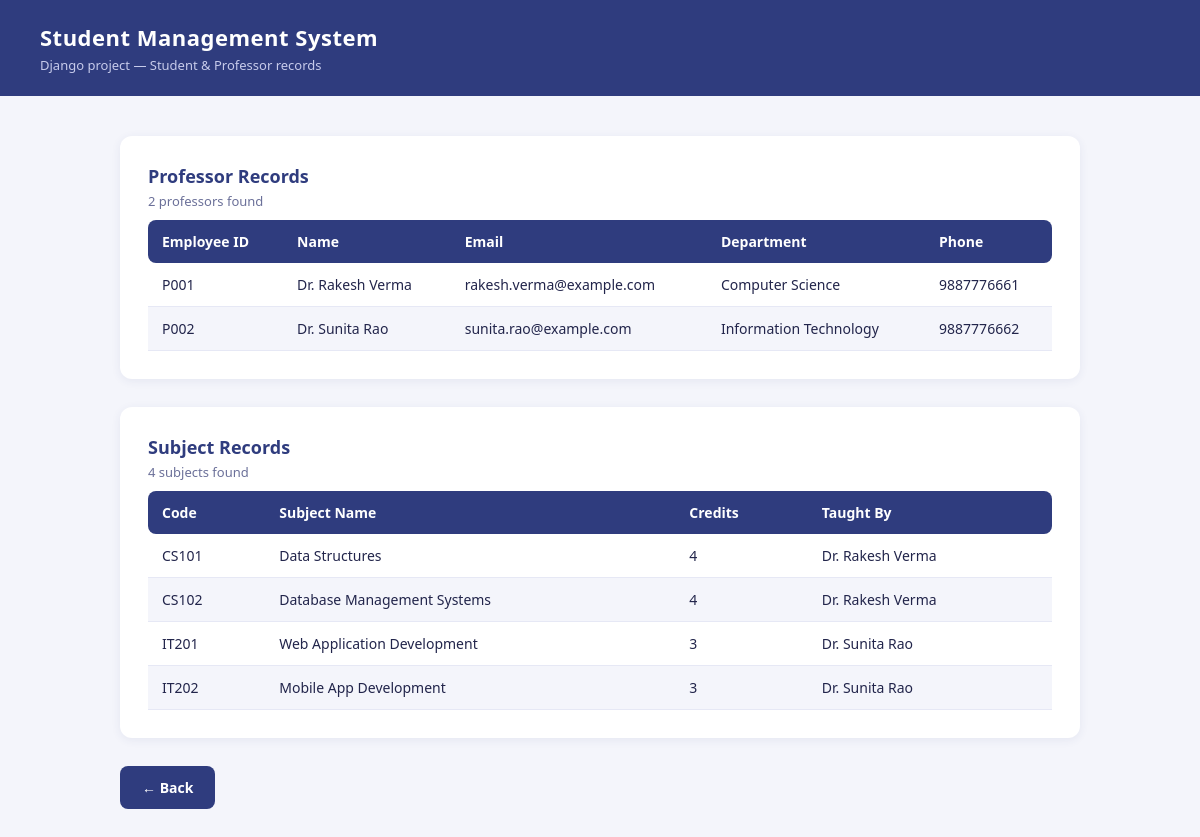
The page /professor/ on the database its author committed.
### professor/models.py (models this page shows)
class Professor(models.Model):
    emp_id = models.CharField(max_length=20, unique=True)
    name = models.CharField(max_length=100)
    email = models.EmailField()
    department = models.CharField(max_length=100)
    phone = models.CharField(max_length=15, blank=True)

class Subject(models.Model):
    code = models.CharField(max_length=20, unique=True)
    name = models.CharField(max_length=100)
    credits = models.IntegerField(default=3)
    professor = models.ForeignKey(
        Professor, on_delete=models.CASCADE, related_name="subjects"
    )

### professor/views.py (the view)
# urls.py: path("", views.professor_list, name="list"),
def professor_list(request):
    professors = Professor.objects.all()
    subjects = Subject.objects.select_related("professor").all()
    return render(
        request,
        "professor/professor_list.html",
        {"professors": professors, "subjects": subjects},
    )

### templates/professor/professor_list.html (shortened to what this page needs)
{% extends "base.html" %}
{% block content %}
  <div class="card">
    <h2 class="section-title">Professor Records</h2>
    <p class="section-sub">{{ professors|length }} professor{{ professors|length|pluralize }} found</p>
    {% if professors %}
    <table>
      <thead>
        <tr>
          <th>Employee ID</th>
          <th>Name</th>
          <th>Email</th>
          <th>Department</th>
          <th>Phone</th>
        </tr>
      </thead>
      <tbody>
        {% for p in professors %}
        <tr>
          <td>{{ p.emp_id }}</td>
          <td>{{ p.name }}</td>
          <td>{{ p.email }}</td>
          <td>{{ p.department }}</td>
          <td>{{ p.phone|default:"—" }}</td>
        </tr>
        {% endfor %}
      </tbody>
    </table>
    {% else %}
      <p class="empty">No professors added yet. Add some from the Django admin at /admin/.</p>
    {% endif %}
  </div>
  <div class="card">
    <h2 class="section-title">Subject Records</h2>
    <p class="section-sub">{{ subjects|length }} subject{{ subjects|length|pluralize }} found</p>
    {% if subjects %}
    <table>
      <thead>
        <tr>
          <th>Code</th>
          <th>Subject Name</th>
          <th>Credits</th>
          <th>Taught By</th>
        </tr>
      </thead>
      <tbody>
        {% for sub in subjects %}
        <tr>
          <td>{{ sub.code }}</td>
          <td>{{ sub.name }}</td>
          <td>{{ sub.credits }}</td>
          <td>{{ sub.professor.name }}</td>
        </tr>
        {% endfor %}
      </tbody>
    </table>
    {% else %}
      <p class="empty">No subjects added yet. Add some from the Django admin at /admin/.</p>
    {% endif %}
  </div>
  <div class="back-wrap">
    <a class="btn btn-secondary" href="{% url 'home' %}">&larr; Back</a>
  </div>
{% endblock %}

### templates/base.html (shortened to what this page needs)
<!DOCTYPE html>
<html lang="en">
<head>
</head>
<body>
  <header>
    <h1>Student Management System</h1>
    <p>Django project &mdash; Student &amp; Professor records</p>
  </header>
  <main>
    {% block content %}{% endblock %}
  </main>
</body>
</html>

### templates/base.html (style rules this page uses)
:root { --navy: #2F3C7E; --coral: #F96167; --bg: #F4F5FB; --ink: #22254B; --subtle: #6B7099; --card: #FFFFFF; }
* { box-sizing: border-box; }
body { margin: 0; font-family: "Segoe UI", Arial, sans-serif; background: var(--bg); color: var(--ink); }
header { background: var(--navy); color: #fff; padding: 22px 40px; }
header h1 { margin: 0; font-size: 22px; letter-spacing: 0.5px; }
header p { margin: 4px 0 0; color: #C7CBEB; font-size: 13px; }
main { max-width: 1000px; margin: 40px auto; padding: 0 20px; }
.card { background: var(--card); border-radius: 12px; padding: 28px; box-shadow: 0 2px 10px rgba(47, 60, 126, 0.08); margin-bottom: 28px; }
table { width: 100%; border-collapse: collapse; margin-top: 10px; }
th, td { text-align: left; padding: 12px 14px; font-size: 14px; }
thead th { background: var(--navy); color: #fff; font-weight: 600; }
thead th:first-child { border-radius: 8px 0 0 8px; }
thead th:last-child { border-radius: 0 8px 8px 0; }
tbody tr:nth-child(even) { background: #F4F5FB; }
tbody td { border-bottom: 1px solid #E6E8F5; }
.btn { display: inline-block; background: var(--coral); color: #fff; text-decoration: none; padding: 12px 22px; border-radius: 8px; font-weight: 600; font-size: 14px; transition: opacity 0.15s; }
.btn-secondary { background: var(--navy); }
.section-title { color: var(--navy); font-size: 18px; margin: 0 0 4px; }
.section-sub { color: var(--subtle); font-size: 13px; margin: 0 0 4px; }
.back-wrap { margin-top: 24px; }

### rows shown on the page
Professor: emp_id "P001", name "Dr. Rakesh Verma", email "rakesh.verma@example.com", department "Computer Science", phone "9887776661"
Professor: emp_id "P002", name "Dr. Sunita Rao", email "sunita.rao@example.com", department "Information Technology", phone "9887776662"
Subject: code "CS101", name "Data Structures", credits "4", professor.name "Dr. Rakesh Verma"
Subject: code "CS102", name "Database Management Systems", credits "4", professor.name "Dr. Rakesh Verma"
Subject: code "IT201", name "Web Application Development", credits "3", professor.name "Dr. Sunita Rao"
Subject: code "IT202", name "Mobile App Development", credits "3", professor.name "Dr. Sunita Rao"

### other values the page prints
{{ professors|length }} "2"
{{ subjects|length }} "4"
